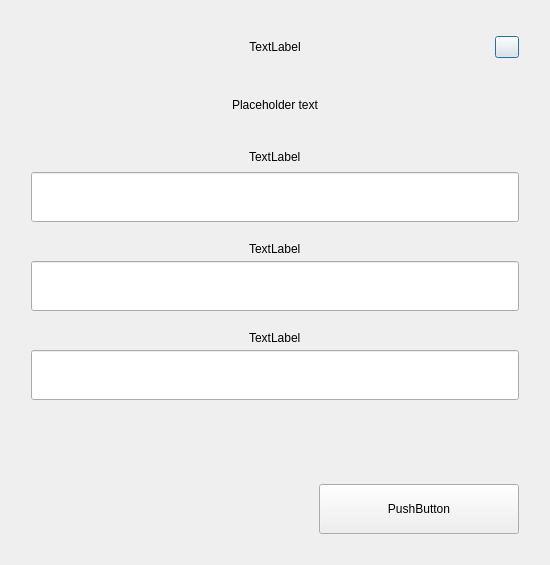
<?xml version="1.0" encoding="UTF-8"?>
<ui version="4.0">
 <class>AskPassphraseDialog</class>
 <widget class="QDialog" name="AskPassphraseDialog">
  <property name="geometry">
   <rect>
    <x>0</x>
    <y>0</y>
    <width>550</width>
    <height>565</height>
   </rect>
  </property>
  <property name="sizePolicy">
   <sizepolicy hsizetype="Preferred" vsizetype="Minimum">
    <horstretch>0</horstretch>
    <verstretch>0</verstretch>
   </sizepolicy>
  </property>
  <property name="minimumSize">
   <size>
    <width>550</width>
    <height>0</height>
   </size>
  </property>
  <property name="maximumSize">
   <size>
    <width>550</width>
    <height>16777215</height>
   </size>
  </property>
  <property name="windowTitle">
   <string>Passphrase Dialog</string>
  </property>
  <layout class="QVBoxLayout" name="verticalLayout">
   <item>
    <widget class="QWidget" name="left" native="true">
     <property name="styleSheet">
      <string notr="true"/>
     </property>
     <layout class="QVBoxLayout" name="left_3">
      <property name="spacing">
       <number>20</number>
      </property>
      <property name="leftMargin">
       <number>20</number>
      </property>
      <property name="topMargin">
       <number>20</number>
      </property>
      <property name="rightMargin">
       <number>20</number>
      </property>
      <property name="bottomMargin">
       <number>20</number>
      </property>
      <item>
       <layout class="QHBoxLayout" name="horizontalLayout_3" stretch="0,0">
        <property name="spacing">
         <number>0</number>
        </property>
        <item>
         <widget class="QWidget" name="widget" native="true">
          <property name="styleSheet">
           <string notr="true">padding-left:24px;</string>
          </property>
          <layout class="QVBoxLayout" name="verticalLayoutTitle">
           <property name="spacing">
            <number>5</number>
           </property>
           <item alignment="Qt::AlignHCenter">
            <widget class="QLabel" name="labelTitle">
             <property name="text">
              <string>TextLabel</string>
             </property>
             <property name="alignment">
              <set>Qt::AlignCenter</set>
             </property>
            </widget>
           </item>
          </layout>
         </widget>
        </item>
        <item>
         <widget class="QPushButton" name="btnEsc">
          <property name="maximumSize">
           <size>
            <width>24</width>
            <height>16777215</height>
           </size>
          </property>
          <property name="text">
           <string/>
          </property>
         </widget>
        </item>
       </layout>
      </item>
      <item alignment="Qt::AlignHCenter|Qt::AlignVCenter">
       <widget class="QLabel" name="warningLabel">
        <property name="sizePolicy">
         <sizepolicy hsizetype="Expanding" vsizetype="Expanding">
          <horstretch>0</horstretch>
          <verstretch>0</verstretch>
         </sizepolicy>
        </property>
        <property name="minimumSize">
         <size>
          <width>400</width>
          <height>0</height>
         </size>
        </property>
        <property name="text">
         <string notr="true">Placeholder text</string>
        </property>
        <property name="textFormat">
         <enum>Qt::RichText</enum>
        </property>
        <property name="alignment">
         <set>Qt::AlignCenter</set>
        </property>
        <property name="wordWrap">
         <bool>true</bool>
        </property>
       </widget>
      </item>
      <item>
       <layout class="QHBoxLayout" name="horizontalLayout_6" stretch="2">
        <property name="spacing">
         <number>0</number>
        </property>
        <item>
         <layout class="QVBoxLayout" name="verticalLayout_7">
          <property name="spacing">
           <number>5</number>
          </property>
          <item alignment="Qt::AlignHCenter">
           <widget class="QLabel" name="passLabel1">
            <property name="minimumSize">
             <size>
              <width>0</width>
              <height>20</height>
             </size>
            </property>
            <property name="maximumSize">
             <size>
              <width>16777215</width>
              <height>20</height>
             </size>
            </property>
            <property name="text">
             <string>TextLabel</string>
            </property>
           </widget>
          </item>
          <item>
           <widget class="QWidget" name="layoutEdit" native="true">
            <layout class="QHBoxLayout" name="horizontalLayout">
             <property name="spacing">
              <number>0</number>
             </property>
             <property name="leftMargin">
              <number>0</number>
             </property>
             <property name="topMargin">
              <number>0</number>
             </property>
             <property name="rightMargin">
              <number>0</number>
             </property>
             <property name="bottomMargin">
              <number>0</number>
             </property>
             <item>
              <widget class="QLineEdit" name="passEdit1">
               <property name="minimumSize">
                <size>
                 <width>0</width>
                 <height>50</height>
                </size>
               </property>
               <property name="maximumSize">
                <size>
                 <width>16777215</width>
                 <height>50</height>
                </size>
               </property>
               <property name="echoMode">
                <enum>QLineEdit::Password</enum>
               </property>
              </widget>
             </item>
            </layout>
           </widget>
          </item>
         </layout>
        </item>
       </layout>
      </item>
      <item>
       <layout class="QVBoxLayout" name="verticalLayout_9">
        <property name="spacing">
         <number>5</number>
        </property>
        <item alignment="Qt::AlignHCenter">
         <widget class="QLabel" name="passLabel2">
          <property name="text">
           <string>TextLabel</string>
          </property>
         </widget>
        </item>
        <item>
         <widget class="QWidget" name="layoutEdit2" native="true">
          <layout class="QHBoxLayout" name="horizontalLayout_2">
           <property name="spacing">
            <number>0</number>
           </property>
           <property name="leftMargin">
            <number>0</number>
           </property>
           <property name="topMargin">
            <number>0</number>
           </property>
           <property name="rightMargin">
            <number>0</number>
           </property>
           <property name="bottomMargin">
            <number>0</number>
           </property>
           <item>
            <widget class="QLineEdit" name="passEdit2">
             <property name="minimumSize">
              <size>
               <width>0</width>
               <height>50</height>
              </size>
             </property>
             <property name="maximumSize">
              <size>
               <width>16777215</width>
               <height>50</height>
              </size>
             </property>
             <property name="echoMode">
              <enum>QLineEdit::Password</enum>
             </property>
             <property name="alignment">
              <set>Qt::AlignLeading|Qt::AlignLeft|Qt::AlignVCenter</set>
             </property>
            </widget>
           </item>
          </layout>
         </widget>
        </item>
       </layout>
      </item>
      <item>
       <layout class="QVBoxLayout" name="verticalLayout_10">
        <property name="spacing">
         <number>5</number>
        </property>
        <item alignment="Qt::AlignHCenter">
         <widget class="QLabel" name="passLabel3">
          <property name="text">
           <string>TextLabel</string>
          </property>
         </widget>
        </item>
        <item>
         <widget class="QLineEdit" name="passEdit3">
          <property name="minimumSize">
           <size>
            <width>0</width>
            <height>50</height>
           </size>
          </property>
          <property name="maximumSize">
           <size>
            <width>16777215</width>
            <height>50</height>
           </size>
          </property>
          <property name="echoMode">
           <enum>QLineEdit::Password</enum>
          </property>
          <property name="alignment">
           <set>Qt::AlignLeading|Qt::AlignLeft|Qt::AlignVCenter</set>
          </property>
         </widget>
        </item>
       </layout>
      </item>
      <item alignment="Qt::AlignHCenter">
       <widget class="QLabel" name="passWarningLabel">
        <property name="font">
         <font>
          <weight>75</weight>
          <bold>true</bold>
         </font>
        </property>
        <property name="text">
         <string/>
        </property>
        <property name="alignment">
         <set>Qt::AlignLeading|Qt::AlignLeft|Qt::AlignVCenter</set>
        </property>
       </widget>
      </item>
      <item>
       <layout class="QHBoxLayout" name="horizontalLayout_7">
        <item>
         <spacer name="horizontalSpacer_5">
          <property name="orientation">
           <enum>Qt::Horizontal</enum>
          </property>
          <property name="sizeType">
           <enum>QSizePolicy::Expanding</enum>
          </property>
          <property name="sizeHint" stdset="0">
           <size>
            <width>40</width>
            <height>20</height>
           </size>
          </property>
         </spacer>
        </item>
        <item>
         <widget class="QPushButton" name="pushButtonOk">
          <property name="minimumSize">
           <size>
            <width>200</width>
            <height>50</height>
           </size>
          </property>
          <property name="maximumSize">
           <size>
            <width>200</width>
            <height>50</height>
           </size>
          </property>
          <property name="text">
           <string>PushButton</string>
          </property>
         </widget>
        </item>
       </layout>
      </item>
     </layout>
    </widget>
   </item>
  </layout>
 </widget>
 <resources/>
 <connections/>
</ui>
